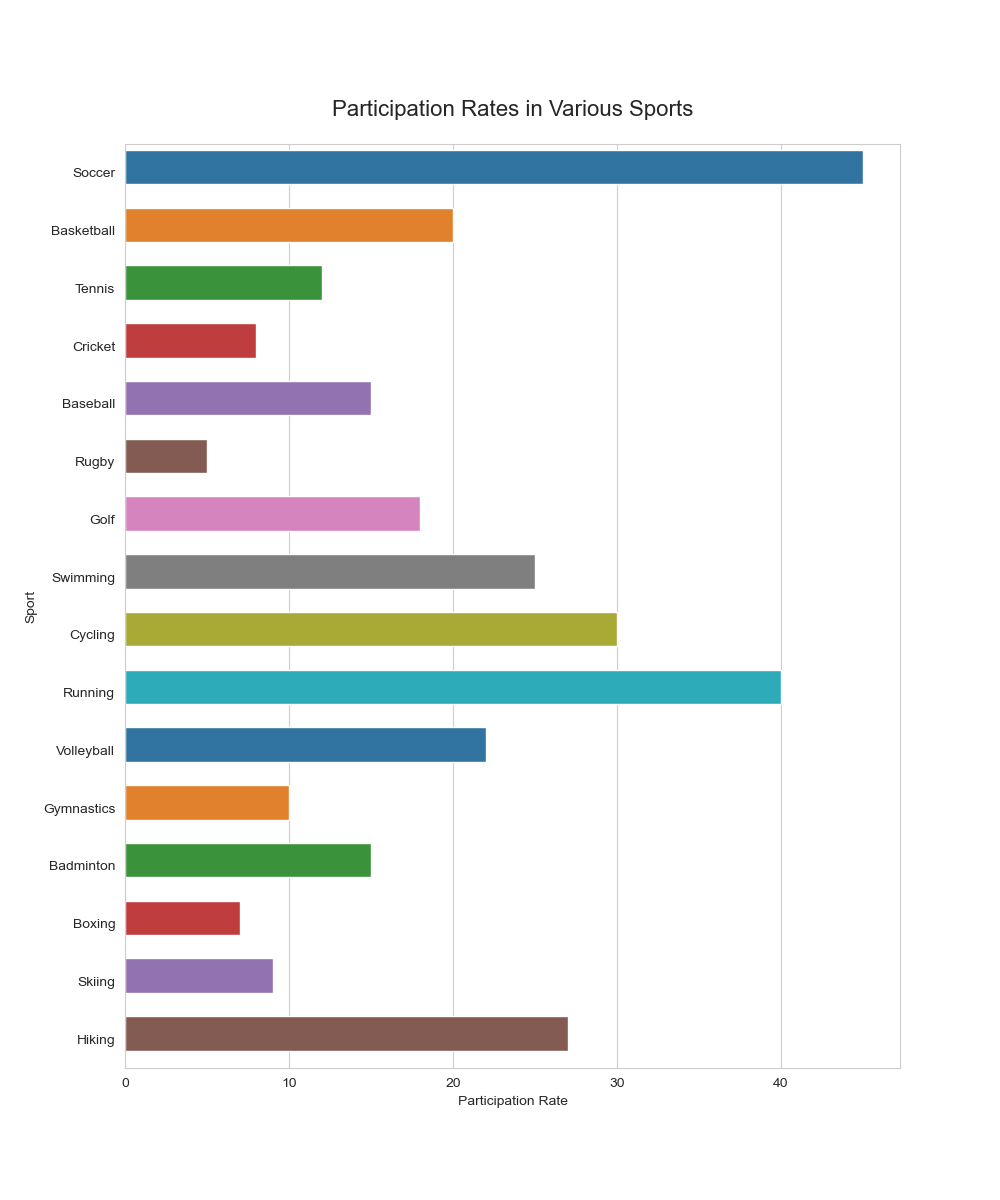

This figure's Python source:

import seaborn as sns
import matplotlib.pyplot as plt
import pandas as pd

# Generate the data
data = {
    'Sport': ['Soccer', 'Basketball', 'Tennis', 'Cricket', 'Baseball', 'Rugby', 
              'Golf', 'Swimming', 'Cycling', 'Running', 'Volleyball', 'Gymnastics',
              'Badminton', 'Boxing', 'Skiing', 'Hiking'],
    'Participation Rate': [45, 20, 12, 8, 15, 5, 18, 25, 30, 40, 22, 10, 15, 7, 9, 27]
}

# Create a DataFrame
df = pd.DataFrame(data)

# Set the aesthetic style of the plots
sns.set_style('whitegrid')

# Create the bar chart
plt.figure(figsize=(10, 12))  # Change width and height of the chart
ax = sns.barplot(x='Participation Rate', y='Sport', data=df, palette=['#1f77b4', '#ff7f0e', '#2ca02c', 
                                                                      '#d62728', '#9467bd', '#8c564b', 
                                                                      '#e377c2', '#7f7f7f', '#bcbd22', 
                                                                      '#17becf', '#1f77b4', '#ff7f0e', 
                                                                      '#2ca02c', '#d62728', '#9467bd', 
                                                                      '#8c564b'],
                 dodge=False)

# Modify the width of bars
for bar in ax.patches:
    bar.set_height(0.6)

# Set the title
ax.set_title('Participation Rates in Various Sports', fontsize=16, pad=20)

# Show the plot
plt.show()
